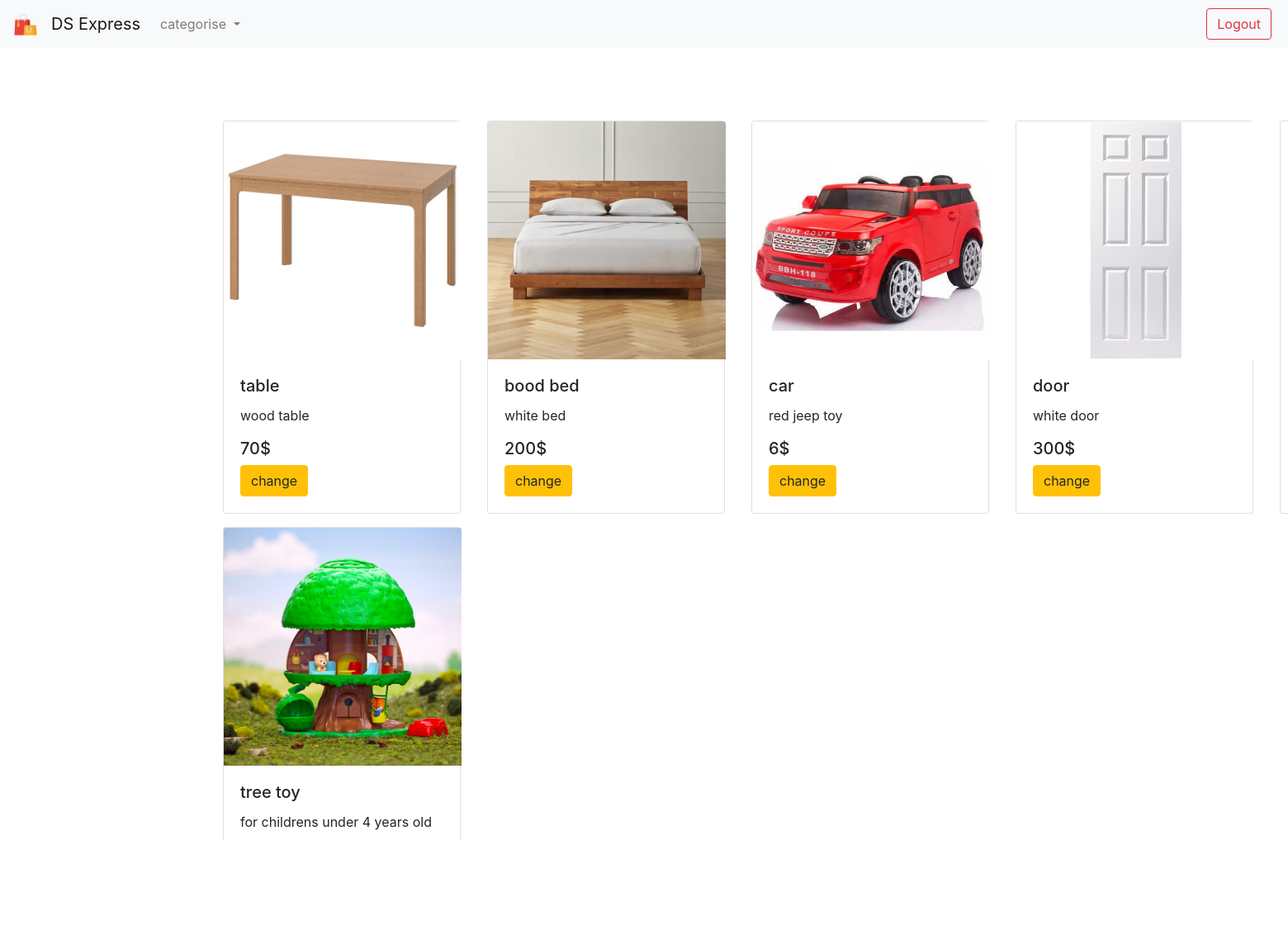
The page /indexAdmin.php?items on the database its author committed.
### tables this page shows
CREATE TABLE `items` (
  `itm_id` int(16) NOT NULL,
  `category_id` int(16) NOT NULL,
  `itm_category` varchar(255) NOT NULL,
  `itm_title` varchar(255) NOT NULL,
  `itm_text` varchar(255) NOT NULL,
  `itm_img` varchar(255) NOT NULL,
  `time` int(16) NOT NULL,
  `price` int(16) NOT NULL
);

### code/adminItmView.php (called while the page is built)
<?php
$conn = mysqli_connect('localhost', 'root', '', 'shopp');
$sqlItm = "SELECT * FROM items";
$itmResult = mysqli_query($conn, $sqlItm);
?>

### adminPages/items.php (the view)
<?php require './code/adminItmView.php'?>
<div class="row">
        <div class="row">
            <div class="col-xl-10">
                <ul style="display: grid; grid-template-columns: auto auto auto auto auto auto;">
                    <?php if($itmResult && mysqli_num_rows($itmResult) > 0):?>
                        <?php while($row = mysqli_fetch_assoc($itmResult)):?>
                            <li class="mx-3 my-2" style="list-style-type: none;">
                                <div class="card" style="width: 18rem;">
                                    <img src="./assets/img/<?= $row['itm_img']; ?>" class="card-img-top" style="width: 18rem;" alt="...">
                                    <div class="card-body">
                                     <h5 class="card-title"><?= $row['itm_title']; ?></h5>
                                    <p class="card-text"><?= $row['itm_text']; ?></p>
                                    <h5 class="card-text"><?= $row['price']; ?>$</h5>
                                    <a href="?itemChange=<?= $row['itm_id']; ?>" class="btn btn-warning">change</a>
                                </div>
                            </li>
                        <?php endwhile; ?>
                    <?php endif;?>
                 </ul>
            </div>
    </div>
</div>

### indexAdmin.php (shortened to what this page needs)
<!DOCTYPE html>
<html lang="en">
    <head>
        <link href="https://cdn.jsdelivr.net/npm/simple-datatables@latest/dist/style.css" rel="stylesheet" />
        <link href="css/styles.css" rel="stylesheet" />
        <link rel="stylesheet" href="https://cdn.jsdelivr.net/npm/bootstrap@4.6.1/dist/css/bootstrap.min.css">
    </head>
    <body class="sb-nav-fixed">
        <nav class="navbar navbar-expand-lg navbar-light bg-light">
            <a class="navbar-brand" href="#">
                <img src="./assets/img/logo.png" width="30" height="30" alt="">
            </a>
            <a class="navbar-brand" href="#">DS Express</a>
            <div class="collapse navbar-collapse" id="navbarScroll">
                <ul class="navbar-nav mr-auto my-2 my-lg-0 navbar-nav-scroll" style="max-height: 100px;">
                <li class="nav-item dropdown">
                    <a class="nav-link dropdown-toggle" href="#" id="navbarScrollingDropdown" role="button" data-toggle="dropdown" aria-expanded="false">
                    categorise
                    </a>
                </li>
                </ul>
                <form method="POST" class="d-flex">
                    <button name="logout" class="btn btn-outline-danger mx-1" type="submit">Logout</button>
                </form>
            </div>
         </nav>
        <div id="layoutSidenav">
            <div id="layoutSidenav_nav">
            </div>
            <div id="layoutSidenav_content">
               <br>
                <?php require './pageSwicherAdmin.php'; ?>
            </div>
        </div>
    </body>
</html>

### pageSwicherAdmin.php (shortened to what this page needs)
<?php
if(isset($_GET['items'])){
    require './adminPages/items.php';
}
?>

### rows shown on the page
items: itm_img (picture), itm_title "table", itm_text "wood table", price "70"
items: itm_img (picture), itm_title "bood bed", itm_text "white bed", price "200"
items: itm_img (picture), itm_title "car", itm_text "red jeep toy", price "6"
items: itm_img (picture), itm_title "door", itm_text "white door", price "300"
items: itm_img (picture)
items: itm_img (picture), itm_title "tree toy", itm_text "for childrens under 4 years old"
